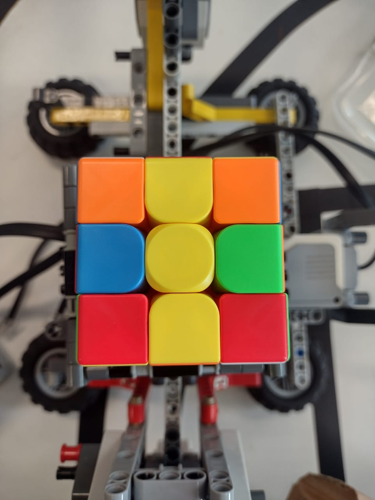
#> input picture solucao/fotos/adjusted/face1.png, 375 x 500 px
$ python printaCorEspecifica.py
#> lines starting #> are read from the running program, lines starting #| are printed output that depends on the picture; after the words box and inside, x2 and y2 are one past the last pixel; in counts of white or black regions, pixels touching at a corner belong together
# import the necessary packages
import numpy as np														#codigo que identifica as cores do cubo
import argparse
import cv2

# load the image
image = cv2.imread("../../fotos/adjusted/face1.png")
#> image is the input picture: shape (500, 375, 3); mean B, G, R 95.7, 114.9, 132

# define the list of boundaries
boundaries = [
	("Laranja", [19, 84, 240], [188, 190, 255]),    #laranja
	("Amarelo", [35, 150, 205], [194, 255, 255]),  #amarelo
	("Verde", [55, 140, 10], [202, 255, 155]),      #verde
	("Vermelho", [12, 7, 190], [110, 87, 255]),     #vermelho
	("Branco", [187, 154, 161], [255, 255, 255]),   #branco
	("Azul", [144, 45, 0], [255, 142, 12]),        	#azul
]

# loop over the boundaries
for (cor, lower, upper) in boundaries:
	# create NumPy arrays from the boundaries
	lower = np.array(lower, dtype = "uint8")
	upper = np.array(upper, dtype = "uint8")
	# find the colors within the specified boundaries and apply
	# the mask
	mask = cv2.inRange(image, lower, upper)
	output = cv2.bitwise_and(image, image, mask = mask)
	# show the images
	cv2.imshow(cor, np.hstack([image, output]))
	cv2.waitKey(0)
#> this loop made 6 passes
#> pass 1, `mask = cv2.inRange(image, lower, upper)`:
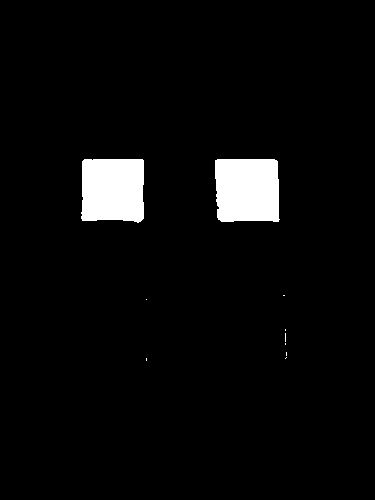
#> mask: shape (500, 375); 4.1% white; 10 white regions (8 under 20 px), largest, box (x1, y1, x2, y2) and area: (215, 159, 280, 222) 3886, (81, 159, 144, 223) 3804
#> pass 1, `output = cv2.bitwise_and(image, image, mask = mask)`:
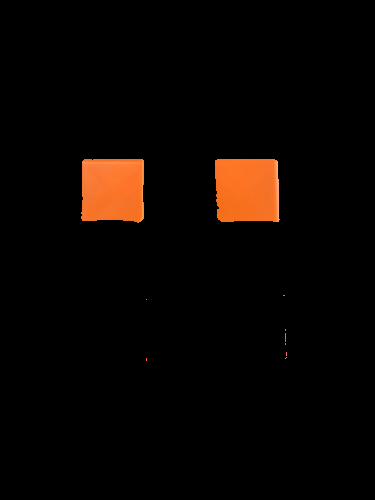
#> output: shape (500, 375, 3); mean B, G, R 1.8, 4.9, 10.2
#> pass 1, `cv2.imshow(cor, np.hstack([image, output]))`:
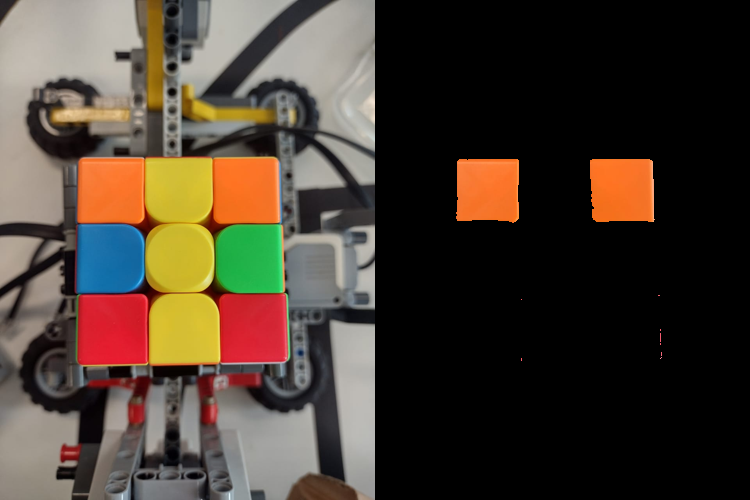
#> window 'Laranja': shape (500, 750, 3); mean B, G, R 48.8, 59.9, 71.1
#> pass 2, `mask = cv2.inRange(image, lower, upper)`:
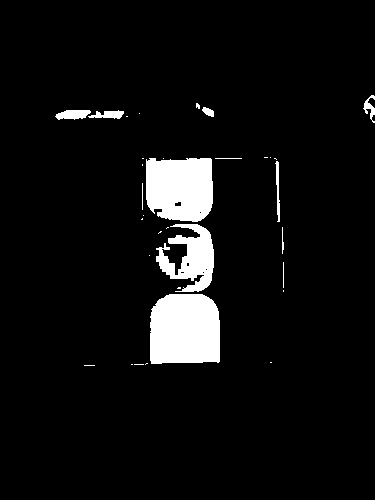
#> mask: shape (500, 375); 6.2% white; 33 white regions (21 under 20 px), largest, box (x1, y1, x2, y2) and area: (150, 294, 220, 364) 4549, (146, 158, 213, 222) 3824, (156, 224, 214, 292) 2160

$ run again, with solucao/fotos/adjusted/face2.png copied over solucao/fotos/adjusted/face1.png
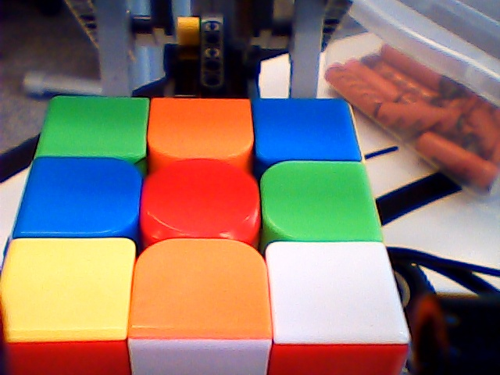
#> input picture solucao/fotos/adjusted/face2.png, 500 x 375 px
#> image is the input picture: shape (375, 500, 3); mean B, G, R 109, 117.1, 138.1
#> the loop `for (cor, lower, upper) in boundaries:` made 6 passes
#> pass 1, `cv2.imshow(cor, np.hstack([image, output]))`:
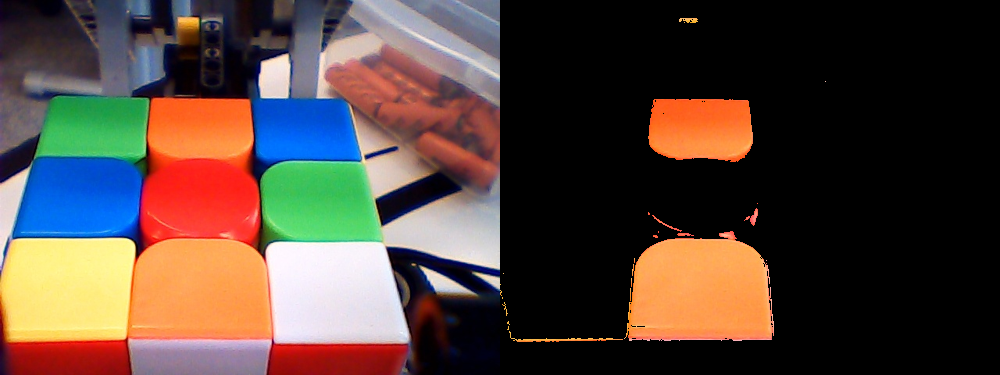
#> window 'Laranja': shape (375, 1000, 3); mean B, G, R 58.4, 66.4, 82.6
#> pass 2, `mask = cv2.inRange(image, lower, upper)`:
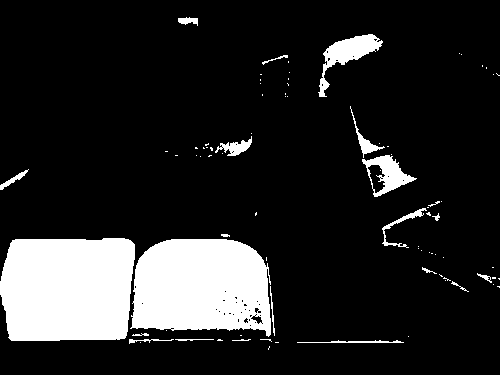
#> mask: shape (375, 500); 15.1% white; 83 white regions (61 under 20 px), largest, box (x1, y1, x2, y2) and area: (0, 238, 135, 341) 12787, (130, 239, 271, 337) 11386, (318, 34, 383, 97) 1271
